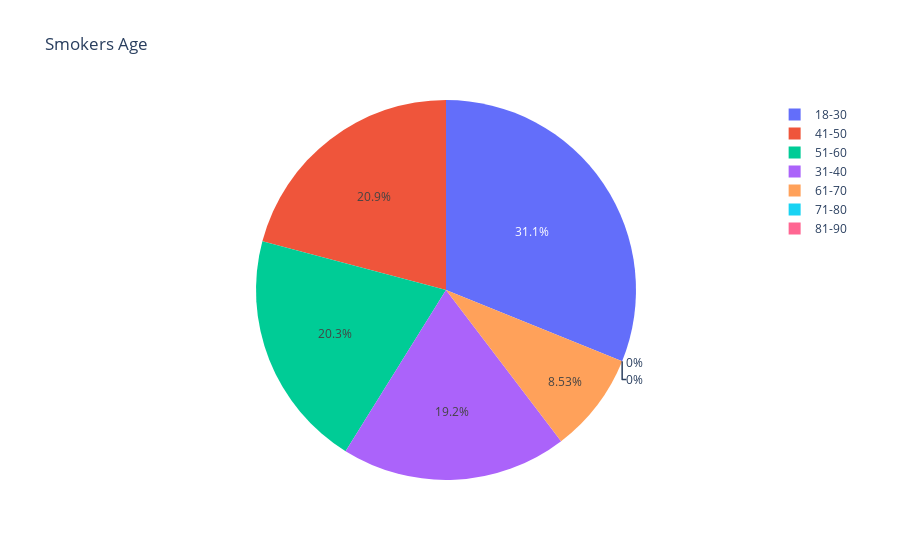

The cell this chart's notebook holds for it:
### Code cell
fig = px.pie(smoker_age_top10, names='age_range', values='smoker', title='Smokers Age')
fig.show()

### Figure 1 — Plotly figure (JSON) as saved in the notebook; plotly's stock layout.template omitted (floating-point values rounded to 4 significant figures)
{"data": [{"domain": {"x": [0, 1], "y": [0, 1]}, "hovertemplate": "age_range=%{label}<br>smoker=%{value}<extra></extra>", "labels": ["18-30", "41-50", "51-60", "31-40", "61-70", "71-80", "81-90"], "legendgroup": "", "name": "", "showlegend": true, "type": "pie", "values": [416, 279, 271, 257, 114, 0, 0]}], "layout": {"legend": {"tracegroupgap": 0}, "title": {"text": "Smokers Age"}}}
